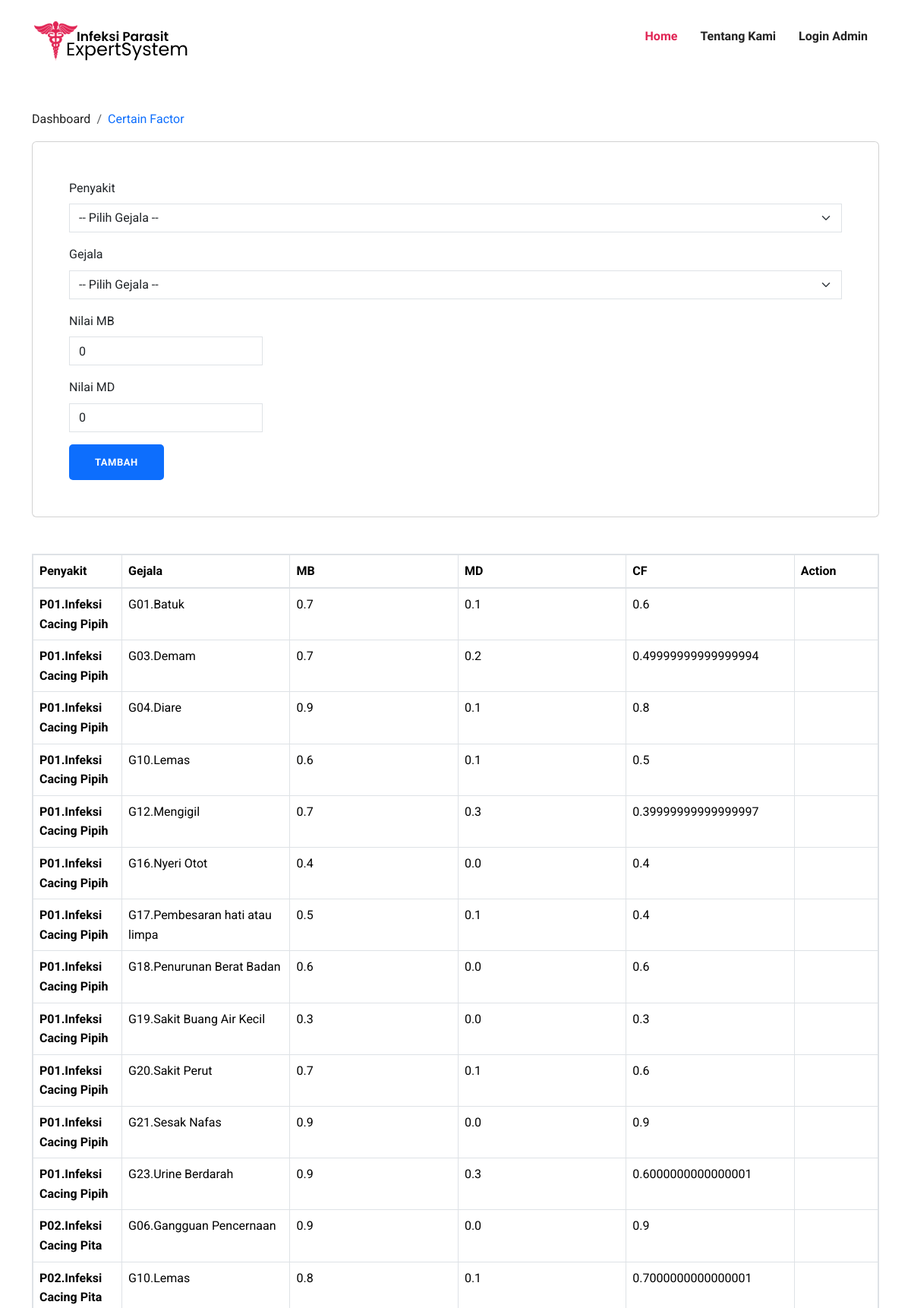
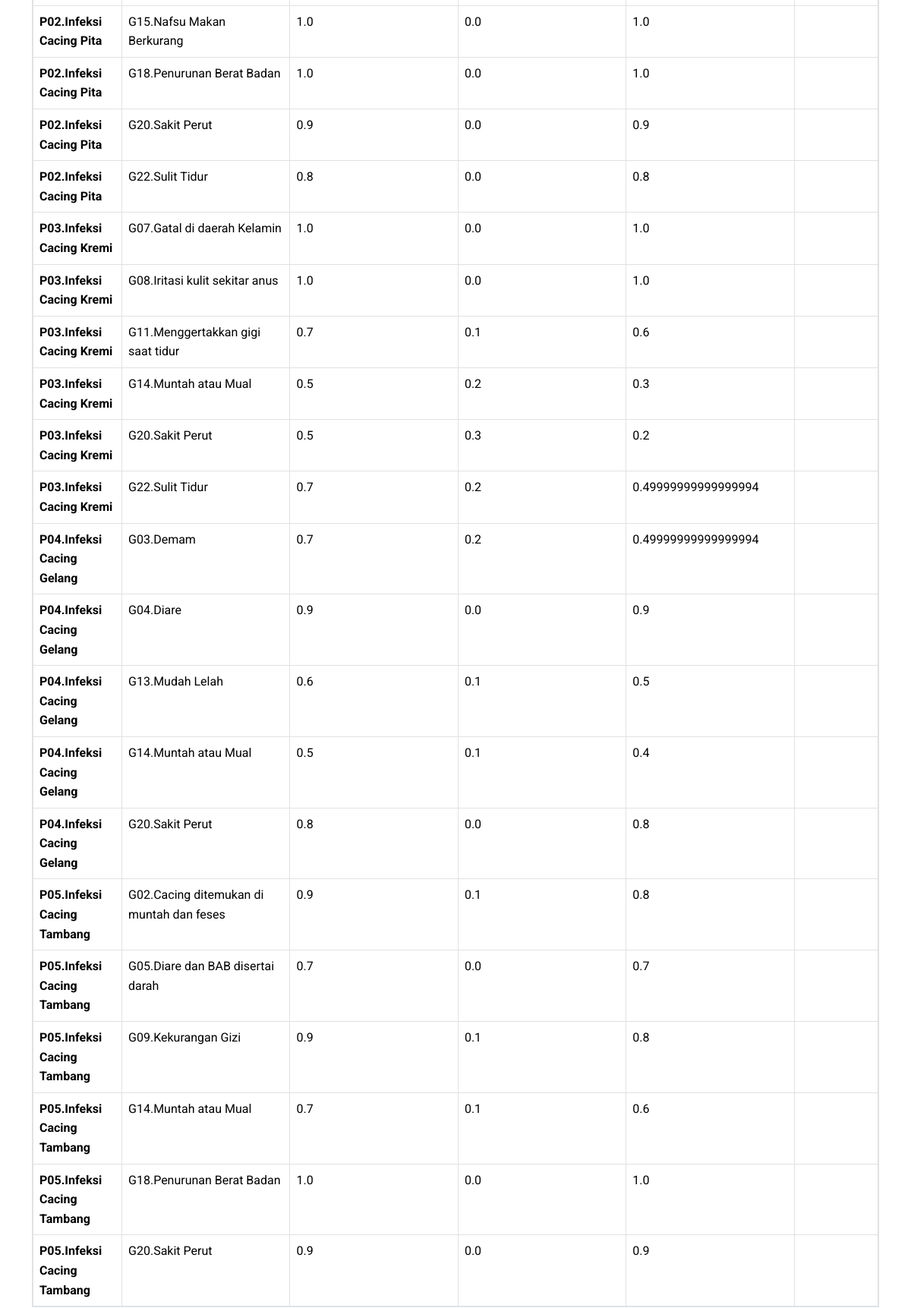
The app's page /certain-factor/ (upper part) with its own data (2 pictures, top to bottom).
### DomainPakar/models.py (models this page shows, shortened)
class CFPakar(models.Model):
    RelasiPenyakit = models.ForeignKey(Penyakit, on_delete=models.CASCADE, null=True, blank=True)
    RelasiGejala = models.ForeignKey(Gejala, on_delete=models.CASCADE, null=True, blank=True)
    MB = models.FloatField(default=0.0)
    MD = models.FloatField(default=0.0)
    CF = models.FloatField(default=0.0)

class Penyakit(models.Model):
    IDPenyakit = models.CharField(max_length=4, null=True, blank=True)
    NamaPenyakit = models.CharField(max_length=100, null=True, blank=True)
    Definisi = models.TextField(null=True, blank=True)
    Solusi = models.TextField(null=True, blank=True)
    Pencegahan = models.TextField(null=True, blank=True)
    GejalaPenyakit = models.ManyToManyField(Gejala, blank=True)

class Gejala(models.Model):
    IDGejala = models.CharField(max_length=4, null=True, blank=True)
    NamaGejala = models.CharField(max_length=100, null=True, blank=True)
    Pertanyaan = models.CharField(max_length=255, null=True, blank=True)
    SubPenjelasan = models.CharField(max_length=255, null=True, blank=True)

### DomainPakar/views.py (the view, shortened to what this page needs)
# urls.py: path('certain-factor/', PakarViews.rulebase),
def rulebase(request):
    hapusCF = request.GET.get('IDCFHapus')
    if hapusCF is not None:
        if CFPakar.objects.filter(pk=hapusCF).exists():
            cfPObj = CFPakar.objects.get(pk=hapusCF)
            cfPObj.delete()
            sweetify.success(request, 'Hapus Nilai CF berhasil')
            return redirect('/certain-factor')
    userLogin = request.user.is_authenticated and request.user.is_superuser
    gejalas = Gejala.objects.all()
    penyakits = Penyakit.objects.all()
    cfpakar = CFPakar.objects.all()
    contexts = {
        'login': userLogin,
        'gejalas': gejalas,
        'penyakits': penyakits,
        'cfpakar': cfpakar
    }
    return render(request=request, context=contexts, template_name='cf.html')

### DomainPakar/templates/cf.html (shortened to what this page needs)
{% extends 'base.html' %}
{% load static %}
{% block content %}
<div class="container">
     <nav class="mt-5" aria-label="breadcrumb">
          <ol class="breadcrumb">
               <li class="breadcrumb-item"><a href="/">Dashboard</a></li>
               <li class="breadcrumb-item text-primary" aria-current="page">Certain Factor</li>
          </ol>
     </nav>
     <div class="container p-5 mt-3 card">
          <form id="tambahCFForm" action="/certain-factor/" method="POST">
               <div class="mb-3">
                    <label class="form-label">Penyakit</label>
                    <select name="Penyakit" class="form-control form-select js" id="state" required="required">
                         <option value="">-- Pilih Gejala --</option>
                    </select>
               </div>
               <div class="mb-3">
                    <label for="InputIDGejala" class="form-label">Gejala</label>
                    <select name="Gejala" class="form-control form-select js" id="state" required="required">
                         <option value="">-- Pilih Gejala --</option>
                    </select>
               </div>
               <div class="mb-3">
                    <label for="InputMB" class="form-label">Nilai MB</label>
                    <input type="number" step="0.1" value="0" min="0" max="1" class="form-control w-25" id="InputMB"
                         name="MB">
               </div>
               <div class="mb-3">
                    <label for="InputMD" class="form-label">Nilai MD</label>
                    <input type="number" step="0.1" value="0" min="0" max="1" class="form-control w-25" id="InputMD"
                         name="MD">
               </div>
               <button type="submit" class="btn btn-primary">Tambah</button>
          </form>
     </div>
     {% if login %}
     <table class="table my-5 table-bordered table-secondary border-2">
          {% else %}
          <table class="table my-5 table-bordered border-2">
               {% endif %}
               <thead>
                    <tr>
                         <th class="col-1" scope="col">Penyakit</th>
                         <th class="col-2" scope="col">Gejala</th>
                         <th class="col-2" scope="col">MB</th>
                         <th class="col-2" scope="col">MD</th>
                         <th class="col-2" scope="col">CF</th>
                         <th class="col-1" scope="col">Action</th>
                    </tr>
               </thead>
               <tbody>
                    {% for cf in cfpakar %}
                    <tr>
                         <th>{{ cf.RelasiPenyakit.IDPenyakit }}.{{ cf.RelasiPenyakit.NamaPenyakit }}</th>
                         <td>{{ cf.RelasiGejala.IDGejala }}.{{ cf.RelasiGejala.NamaGejala }}</td>
                         <td>{{ cf.MB }}</td>
                         <td>{{ cf.MD }}</td>
                         <td>{{ cf.CF }}</td>
                    </tr>
                    {% endfor %}
               </tbody>
          </table>
</div>
{% endblock %}

### static/css/style.css (style rules this page uses)
html { overflow-x: hidden; }
body { line-height: 1.6; font-family: "Roboto", sans-serif; -webkit-font-smoothing: antialiased; font-size: 16px; color: #6F8BA4; font-weight: 400; overflow-x: hidden; }
.form-control { box-shadow: none; border-radius: 0; }
.btn { display: inline-block; font-size: 14px; font-size: 0.8125rem; font-weight: 700; letter-spacing: 0.5px; padding: 0.75rem 2rem; font-family: "Exo", sans-serif; text-transform: uppercase; border-radius: 5px; border: 2px solid transparent; transition: all 0.35s ease; }
a { color: #222; text-decoration: none; transition: all 0.35s ease; }

### records on screen
CFPakar: RelasiPenyakit.IDPenyakit "P01", RelasiPenyakit.NamaPenyakit "Infeksi Cacing Pipih", RelasiGejala.IDGejala "G01", RelasiGejala.NamaGejala "Batuk", MB "0.7", MD "0.1", CF "0.6"
CFPakar: RelasiPenyakit.IDPenyakit "P01", RelasiPenyakit.NamaPenyakit "Infeksi Cacing Pipih", RelasiGejala.IDGejala "G03", RelasiGejala.NamaGejala "Demam", MB "0.7", MD "0.2", CF "0.49999999999999994"
CFPakar: RelasiPenyakit.IDPenyakit "P01", RelasiPenyakit.NamaPenyakit "Infeksi Cacing Pipih", RelasiGejala.IDGejala "G04", RelasiGejala.NamaGejala "Diare", MB "0.9", MD "0.1", CF "0.8"
CFPakar: RelasiPenyakit.IDPenyakit "P01", RelasiPenyakit.NamaPenyakit "Infeksi Cacing Pipih", RelasiGejala.IDGejala "G10", RelasiGejala.NamaGejala "Lemas", MB "0.6", MD "0.1", CF "0.5"
CFPakar: RelasiPenyakit.IDPenyakit "P01", RelasiPenyakit.NamaPenyakit "Infeksi Cacing Pipih", RelasiGejala.IDGejala "G12", RelasiGejala.NamaGejala "Mengigil", MB "0.7", MD "0.3", CF "0.39999999999999997"
CFPakar: RelasiPenyakit.IDPenyakit "P01", RelasiPenyakit.NamaPenyakit "Infeksi Cacing Pipih", RelasiGejala.IDGejala "G16", RelasiGejala.NamaGejala "Nyeri Otot", MB "0.4", MD "0.0", CF "0.4"
CFPakar: RelasiPenyakit.IDPenyakit "P01", RelasiPenyakit.NamaPenyakit "Infeksi Cacing Pipih", RelasiGejala.IDGejala "G17", RelasiGejala.NamaGejala "Pembesaran hati atau limpa", MB "0.5", MD "0.1", CF "0.4"
CFPakar: RelasiPenyakit.IDPenyakit "P01", RelasiPenyakit.NamaPenyakit "Infeksi Cacing Pipih", RelasiGejala.IDGejala "G18", RelasiGejala.NamaGejala "Penurunan Berat Badan", MB "0.6", MD "0.0", CF "0.6"
CFPakar: RelasiPenyakit.IDPenyakit "P01", RelasiPenyakit.NamaPenyakit "Infeksi Cacing Pipih", RelasiGejala.IDGejala "G19", RelasiGejala.NamaGejala "Sakit Buang Air Kecil", MB "0.3", MD "0.0", CF "0.3"
CFPakar: RelasiPenyakit.IDPenyakit "P01", RelasiPenyakit.NamaPenyakit "Infeksi Cacing Pipih", RelasiGejala.IDGejala "G20", RelasiGejala.NamaGejala "Sakit Perut", MB "0.7", MD "0.1", CF "0.6"
CFPakar: RelasiPenyakit.IDPenyakit "P01", RelasiPenyakit.NamaPenyakit "Infeksi Cacing Pipih", RelasiGejala.IDGejala "G21", RelasiGejala.NamaGejala "Sesak Nafas", MB "0.9", MD "0.0", CF "0.9"
CFPakar: RelasiPenyakit.IDPenyakit "P01", RelasiPenyakit.NamaPenyakit "Infeksi Cacing Pipih", RelasiGejala.IDGejala "G23", RelasiGejala.NamaGejala "Urine Berdarah", MB "0.9", MD "0.3", CF "0.6000000000000001"
CFPakar: RelasiPenyakit.IDPenyakit "P02", RelasiPenyakit.NamaPenyakit "Infeksi Cacing Pita", RelasiGejala.IDGejala "G06", RelasiGejala.NamaGejala "Gangguan Pencernaan", MB "0.9", MD "0.0", CF "0.9"
CFPakar: RelasiPenyakit.IDPenyakit "P02", RelasiPenyakit.NamaPenyakit "Infeksi Cacing Pita", RelasiGejala.IDGejala "G10", RelasiGejala.NamaGejala "Lemas", MB "0.8", MD "0.1", CF "0.7000000000000001"
CFPakar: RelasiPenyakit.IDPenyakit "P02", RelasiPenyakit.NamaPenyakit "Infeksi Cacing Pita", RelasiGejala.IDGejala "G15", RelasiGejala.NamaGejala "Nafsu Makan Berkurang", MB "1.0", MD "0.0", CF "1.0"
CFPakar: RelasiPenyakit.IDPenyakit "P02", RelasiPenyakit.NamaPenyakit "Infeksi Cacing Pita", RelasiGejala.IDGejala "G18", RelasiGejala.NamaGejala "Penurunan Berat Badan", MB "1.0", MD "0.0", CF "1.0"
CFPakar: RelasiPenyakit.IDPenyakit "P02", RelasiPenyakit.NamaPenyakit "Infeksi Cacing Pita", RelasiGejala.IDGejala "G20", RelasiGejala.NamaGejala "Sakit Perut", MB "0.9", MD "0.0", CF "0.9"
CFPakar: RelasiPenyakit.IDPenyakit "P02", RelasiPenyakit.NamaPenyakit "Infeksi Cacing Pita", RelasiGejala.IDGejala "G22", RelasiGejala.NamaGejala "Sulit Tidur", MB "0.8", MD "0.0", CF "0.8"
CFPakar: RelasiPenyakit.IDPenyakit "P03", RelasiPenyakit.NamaPenyakit "Infeksi Cacing Kremi", RelasiGejala.IDGejala "G07", RelasiGejala.NamaGejala "Gatal di daerah Kelamin", MB "1.0", MD "0.0", CF "1.0"
CFPakar: RelasiPenyakit.IDPenyakit "P03", RelasiPenyakit.NamaPenyakit "Infeksi Cacing Kremi", RelasiGejala.IDGejala "G08", RelasiGejala.NamaGejala "Iritasi kulit sekitar anus", MB "1.0", MD "0.0", CF "1.0"
CFPakar: RelasiPenyakit.IDPenyakit "P03", RelasiPenyakit.NamaPenyakit "Infeksi Cacing Kremi", RelasiGejala.IDGejala "G11", RelasiGejala.NamaGejala "Menggertakkan gigi saat tidur", MB "0.7", MD "0.1", CF "0.6"
CFPakar: RelasiPenyakit.IDPenyakit "P03", RelasiPenyakit.NamaPenyakit "Infeksi Cacing Kremi", RelasiGejala.IDGejala "G14", RelasiGejala.NamaGejala "Muntah atau Mual", MB "0.5", MD "0.2", CF "0.3"
CFPakar: RelasiPenyakit.IDPenyakit "P03", RelasiPenyakit.NamaPenyakit "Infeksi Cacing Kremi", RelasiGejala.IDGejala "G20", RelasiGejala.NamaGejala "Sakit Perut", MB "0.5", MD "0.3", CF "0.2"
CFPakar: RelasiPenyakit.IDPenyakit "P03", RelasiPenyakit.NamaPenyakit "Infeksi Cacing Kremi", RelasiGejala.IDGejala "G22", RelasiGejala.NamaGejala "Sulit Tidur", MB "0.7", MD "0.2", CF "0.49999999999999994"
CFPakar: RelasiPenyakit.IDPenyakit "P04", RelasiPenyakit.NamaPenyakit "Infeksi Cacing Gelang", RelasiGejala.IDGejala "G03", RelasiGejala.NamaGejala "Demam", MB "0.7", MD "0.2", CF "0.49999999999999994"
CFPakar: RelasiPenyakit.IDPenyakit "P04", RelasiPenyakit.NamaPenyakit "Infeksi Cacing Gelang", RelasiGejala.IDGejala "G04", RelasiGejala.NamaGejala "Diare", MB "0.9", MD "0.0", CF "0.9"
CFPakar: RelasiPenyakit.IDPenyakit "P04", RelasiPenyakit.NamaPenyakit "Infeksi Cacing Gelang", RelasiGejala.IDGejala "G13", RelasiGejala.NamaGejala "Mudah Lelah", MB "0.6", MD "0.1", CF "0.5"
CFPakar: RelasiPenyakit.IDPenyakit "P04", RelasiPenyakit.NamaPenyakit "Infeksi Cacing Gelang", RelasiGejala.IDGejala "G14", RelasiGejala.NamaGejala "Muntah atau Mual", MB "0.5", MD "0.1", CF "0.4"
CFPakar: RelasiPenyakit.IDPenyakit "P04", RelasiPenyakit.NamaPenyakit "Infeksi Cacing Gelang", RelasiGejala.IDGejala "G20", RelasiGejala.NamaGejala "Sakit Perut", MB "0.8", MD "0.0", CF "0.8"
CFPakar: RelasiPenyakit.IDPenyakit "P05", RelasiPenyakit.NamaPenyakit "Infeksi Cacing Tambang", RelasiGejala.IDGejala "G02", RelasiGejala.NamaGejala "Cacing ditemukan di muntah dan feses", MB "0.9", MD "0.1", CF "0.8"
CFPakar: RelasiPenyakit.IDPenyakit "P05", RelasiPenyakit.NamaPenyakit "Infeksi Cacing Tambang", RelasiGejala.IDGejala "G05", RelasiGejala.NamaGejala "Diare dan BAB disertai darah", MB "0.7", MD "0.0", CF "0.7"
CFPakar: RelasiPenyakit.IDPenyakit "P05", RelasiPenyakit.NamaPenyakit "Infeksi Cacing Tambang", RelasiGejala.IDGejala "G09", RelasiGejala.NamaGejala "Kekurangan Gizi", MB "0.9", MD "0.1", CF "0.8"
CFPakar: RelasiPenyakit.IDPenyakit "P05", RelasiPenyakit.NamaPenyakit "Infeksi Cacing Tambang", RelasiGejala.IDGejala "G14", RelasiGejala.NamaGejala "Muntah atau Mual", MB "0.7", MD "0.1", CF "0.6"
CFPakar: RelasiPenyakit.IDPenyakit "P05", RelasiPenyakit.NamaPenyakit "Infeksi Cacing Tambang", RelasiGejala.IDGejala "G18", RelasiGejala.NamaGejala "Penurunan Berat Badan", MB "1.0", MD "0.0", CF "1.0"
CFPakar: RelasiPenyakit.IDPenyakit "P05", RelasiPenyakit.NamaPenyakit "Infeksi Cacing Tambang", RelasiGejala.IDGejala "G20", RelasiGejala.NamaGejala "Sakit Perut", MB "0.9", MD "0.0", CF "0.9"
